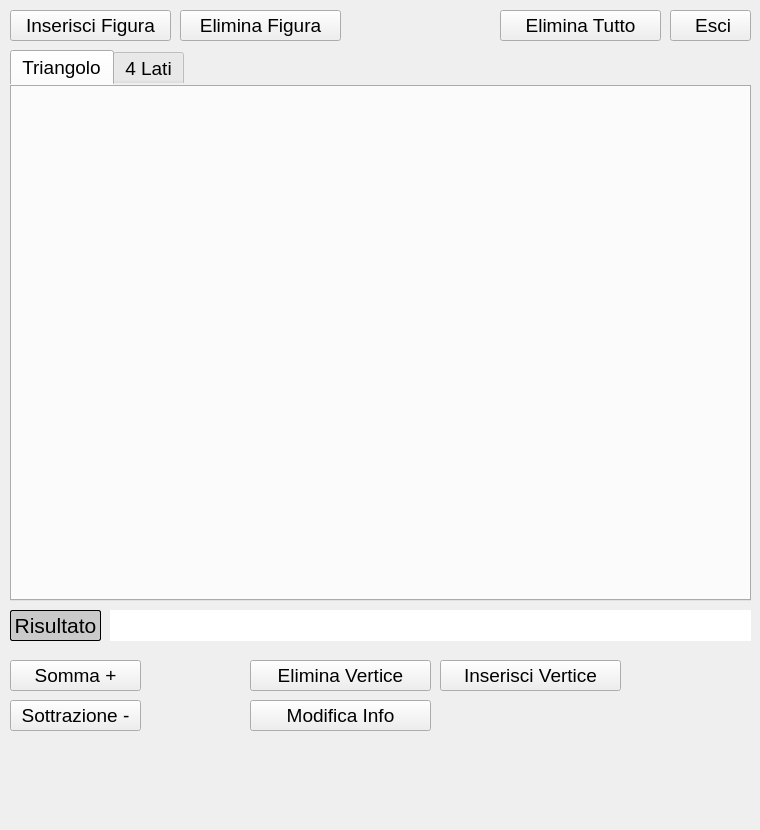
<?xml version="1.0" encoding="UTF-8"?>
<ui version="4.0">
 <class>Calcolatrice</class>
 <widget class="QDialog" name="Calcolatrice">
  <property name="geometry">
   <rect>
    <x>0</x>
    <y>0</y>
    <width>760</width>
    <height>830</height>
   </rect>
  </property>
  <property name="font">
   <font>
    <family>Ubuntu</family>
    <pointsize>14</pointsize>
   </font>
  </property>
  <property name="windowTitle">
   <string>Calcolatrice</string>
  </property>
  <widget class="QTabWidget" name="Grafici">
   <property name="geometry">
    <rect>
     <x>10</x>
     <y>50</y>
     <width>741</width>
     <height>551</height>
    </rect>
   </property>
   <property name="font">
    <font>
     <family>Ubuntu</family>
     <pointsize>14</pointsize>
    </font>
   </property>
   <property name="styleSheet">
    <string notr="true">border-left-color: rgb(255, 255, 255);
border-color: rgb(255, 255, 255);


</string>
   </property>
   <property name="currentIndex">
    <number>0</number>
   </property>
   <widget class="QWidget" name="tabTriangolo">
    <attribute name="title">
     <string>Triangolo</string>
    </attribute>
   </widget>
   <widget class="QWidget" name="quattroLati">
    <attribute name="title">
     <string>4 Lati</string>
    </attribute>
    <widget class="QTabWidget" name="graficiQuad">
     <property name="geometry">
      <rect>
       <x>0</x>
       <y>0</y>
       <width>741</width>
       <height>516</height>
      </rect>
     </property>
     <property name="font">
      <font>
       <family>Ubuntu</family>
       <pointsize>13</pointsize>
      </font>
     </property>
     <property name="styleSheet">
      <string notr="true">border-top-color: rgb(255, 255, 255);
border-color: rgb(255, 255, 255);

QTabBar::tab  {
	border-color: rgb(255, 255, 255);
}</string>
     </property>
     <property name="tabShape">
      <enum>QTabWidget::Triangular</enum>
     </property>
     <property name="currentIndex">
      <number>0</number>
     </property>
     <widget class="QWidget" name="tabQuadrilatero">
      <property name="focusPolicy">
       <enum>Qt::NoFocus</enum>
      </property>
      <attribute name="title">
       <string>Quadrilatero</string>
      </attribute>
     </widget>
     <widget class="QWidget" name="tabRettangolo">
      <attribute name="title">
       <string>Rettangolo</string>
      </attribute>
     </widget>
     <widget class="QWidget" name="tabQuadrato">
      <attribute name="title">
       <string>Quadrato</string>
      </attribute>
     </widget>
    </widget>
   </widget>
  </widget>
  <widget class="QLabel" name="Risultato">
   <property name="geometry">
    <rect>
     <x>10</x>
     <y>610</y>
     <width>91</width>
     <height>31</height>
    </rect>
   </property>
   <property name="font">
    <font>
     <family>Ubuntu</family>
     <pointsize>16</pointsize>
    </font>
   </property>
   <property name="styleSheet">
    <string notr="true">background-color: rgb(202, 202, 202);

border: 0.5px solid black;

border-radius: 2px;</string>
   </property>
   <property name="text">
    <string>Risultato</string>
   </property>
   <property name="alignment">
    <set>Qt::AlignCenter</set>
   </property>
  </widget>
  <widget class="QPushButton" name="inserisciFigura">
   <property name="geometry">
    <rect>
     <x>10</x>
     <y>10</y>
     <width>161</width>
     <height>31</height>
    </rect>
   </property>
   <property name="font">
    <font>
     <pointsize>14</pointsize>
    </font>
   </property>
   <property name="toolTip">
    <string>Inserisci una nuova figura</string>
   </property>
   <property name="layoutDirection">
    <enum>Qt::LeftToRight</enum>
   </property>
   <property name="text">
    <string>Inserisci Figura</string>
   </property>
   <property name="icon">
    <iconset>
     <normalon>:/Icone/inserisci.png</normalon>
    </iconset>
   </property>
   <property name="iconSize">
    <size>
     <width>25</width>
     <height>25</height>
    </size>
   </property>
   <property name="autoDefault">
    <bool>false</bool>
   </property>
  </widget>
  <widget class="QLabel" name="labRisultati">
   <property name="geometry">
    <rect>
     <x>110</x>
     <y>610</y>
     <width>641</width>
     <height>31</height>
    </rect>
   </property>
   <property name="font">
    <font>
     <family>Ubuntu</family>
     <pointsize>14</pointsize>
    </font>
   </property>
   <property name="styleSheet">
    <string notr="true">background-color: rgb(255, 255, 255);
border-color: rgb(100, 100, 100);

padding-left: 5px;</string>
   </property>
   <property name="text">
    <string/>
   </property>
   <property name="alignment">
    <set>Qt::AlignLeading|Qt::AlignLeft|Qt::AlignVCenter</set>
   </property>
   <property name="margin">
    <number>0</number>
   </property>
  </widget>
  <widget class="QPushButton" name="Somma">
   <property name="geometry">
    <rect>
     <x>10</x>
     <y>660</y>
     <width>131</width>
     <height>31</height>
    </rect>
   </property>
   <property name="statusTip">
    <string/>
   </property>
   <property name="accessibleName">
    <string comment="Somma campi info" extracomment="Somma campi info"/>
   </property>
   <property name="text">
    <string>Somma +</string>
   </property>
   <property name="autoDefault">
    <bool>false</bool>
   </property>
   <property name="default">
    <bool>false</bool>
   </property>
  </widget>
  <widget class="QPushButton" name="eliminaVertice">
   <property name="geometry">
    <rect>
     <x>250</x>
     <y>660</y>
     <width>181</width>
     <height>31</height>
    </rect>
   </property>
   <property name="text">
    <string>Elimina Vertice</string>
   </property>
   <property name="autoDefault">
    <bool>false</bool>
   </property>
  </widget>
  <widget class="QPushButton" name="inserisciVertice">
   <property name="geometry">
    <rect>
     <x>440</x>
     <y>660</y>
     <width>181</width>
     <height>31</height>
    </rect>
   </property>
   <property name="text">
    <string>Inserisci Vertice</string>
   </property>
   <property name="autoDefault">
    <bool>false</bool>
   </property>
  </widget>
  <widget class="QPushButton" name="eliminaFigura">
   <property name="geometry">
    <rect>
     <x>180</x>
     <y>10</y>
     <width>161</width>
     <height>31</height>
    </rect>
   </property>
   <property name="layoutDirection">
    <enum>Qt::LeftToRight</enum>
   </property>
   <property name="text">
    <string>Elimina Figura</string>
   </property>
   <property name="icon">
    <iconset>
     <normalon>:/Icone/delete.png</normalon>
    </iconset>
   </property>
   <property name="iconSize">
    <size>
     <width>25</width>
     <height>25</height>
    </size>
   </property>
   <property name="autoDefault">
    <bool>false</bool>
   </property>
  </widget>
  <widget class="QPushButton" name="eliminaTutto">
   <property name="geometry">
    <rect>
     <x>500</x>
     <y>10</y>
     <width>161</width>
     <height>31</height>
    </rect>
   </property>
   <property name="layoutDirection">
    <enum>Qt::LeftToRight</enum>
   </property>
   <property name="text">
    <string>Elimina Tutto</string>
   </property>
   <property name="icon">
    <iconset>
     <normalon>:/Icone/deleteAll.png</normalon>
    </iconset>
   </property>
   <property name="iconSize">
    <size>
     <width>25</width>
     <height>25</height>
    </size>
   </property>
   <property name="autoDefault">
    <bool>false</bool>
   </property>
  </widget>
  <widget class="QPushButton" name="Esci">
   <property name="geometry">
    <rect>
     <x>670</x>
     <y>10</y>
     <width>81</width>
     <height>31</height>
    </rect>
   </property>
   <property name="layoutDirection">
    <enum>Qt::LeftToRight</enum>
   </property>
   <property name="text">
    <string> Esci</string>
   </property>
   <property name="icon">
    <iconset>
     <normalon>:/Icone/power-button.png</normalon>
    </iconset>
   </property>
   <property name="iconSize">
    <size>
     <width>25</width>
     <height>25</height>
    </size>
   </property>
   <property name="autoDefault">
    <bool>false</bool>
   </property>
  </widget>
  <widget class="QPushButton" name="modificaInfo">
   <property name="geometry">
    <rect>
     <x>250</x>
     <y>700</y>
     <width>181</width>
     <height>31</height>
    </rect>
   </property>
   <property name="text">
    <string>Modifica Info</string>
   </property>
   <property name="autoDefault">
    <bool>false</bool>
   </property>
  </widget>
  <widget class="QPushButton" name="Sottrazione">
   <property name="geometry">
    <rect>
     <x>10</x>
     <y>700</y>
     <width>131</width>
     <height>31</height>
    </rect>
   </property>
   <property name="statusTip">
    <string/>
   </property>
   <property name="accessibleName">
    <string comment="Somma campi info" extracomment="Somma campi info"/>
   </property>
   <property name="text">
    <string>Sottrazione -</string>
   </property>
   <property name="autoDefault">
    <bool>false</bool>
   </property>
   <property name="default">
    <bool>false</bool>
   </property>
  </widget>
 </widget>
 <layoutdefault spacing="6" margin="11"/>
 <resources/>
 <connections/>
</ui>
